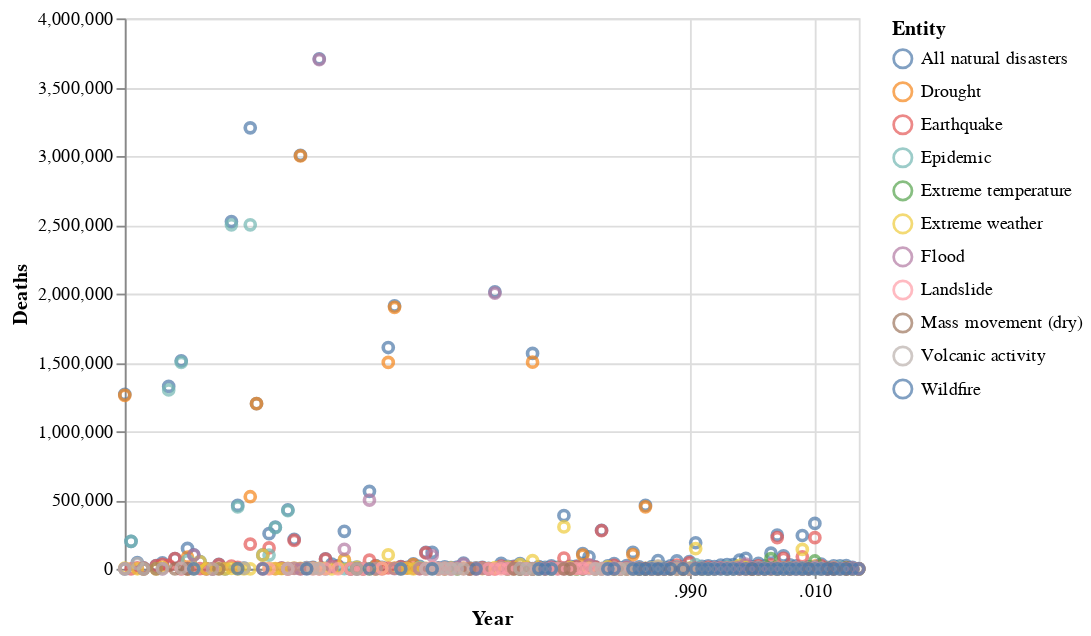

Notebook code for this chart:
### Code cell
alt.Chart(df).mark_point().encode(
    color='Entity:N',
    y='Deaths:Q',
    x='Year:T'
)

### Figure 1 — Vega-Lite specification as saved in the notebook (floating-point values rounded to 4 significant figures; data arrays with more than 128 entries replaced by an {"elided": "..."} marker saying what was removed)
{"config": {"view": {"continuousWidth": 400, "continuousHeight": 300}}, "data": {"name": "data-a5f67bb0c527c8ad45e8894adac105a1"}, "mark": "point", "encoding": {"color": {"field": "Entity", "type": "nominal"}, "x": {"field": "Year", "type": "temporal"}, "y": {"field": "Deaths", "type": "quantitative"}}, "$schema": "https://vega.github.io/schema/vega-lite/v4.17.0.json", "datasets": {"data-a5f67bb0c527c8ad45e8894adac105a1": {"elided": "803 records"}}}
